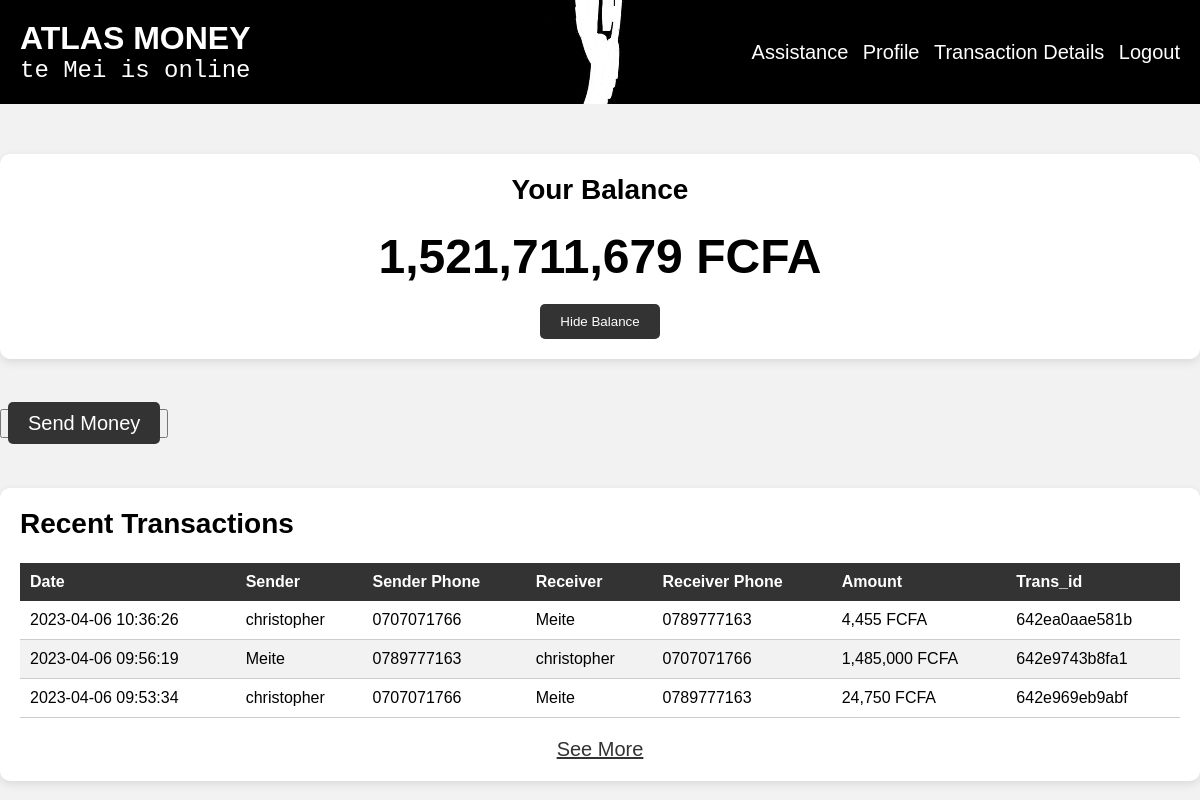
The app's page /atlasmoney.php (signed in) with its own data.
### tables this page shows
CREATE TABLE `atlasin` (
  `id` int(11) UNSIGNED NOT NULL,
  `name` text NOT NULL,
  `email` varchar(100) NOT NULL,
  `phone` varchar(10) NOT NULL,
  `password` int(4) NOT NULL,
  `balance` int(11) NOT NULL
);

CREATE TABLE `transaction` (
  `transaction_id` int(11) NOT NULL,
  `transaction_number` varchar(100) DEFAULT NULL,
  `sender` varchar(111) NOT NULL,
  `receiver` varchar(111) NOT NULL,
  `timestamp` timestamp NOT NULL DEFAULT current_timestamp() ON UPDATE current_timestamp(),
  `amount` int(11) NOT NULL,
  `fees` decimal(10,2) NOT NULL DEFAULT 0.00
);

### atlasmoney.php (the view, shortened to what this page needs)
<?php
if (isset($_SESSION['id']) && isset($_SESSION['phone'])) {
	require_once "db_connect.php";
	$userId = $_SESSION['id'];
	$query = "SELECT balance FROM atlasin WHERE id = '$userId'";
	$result = mysqli_query($conn, $query);
	$balance = mysqli_fetch_assoc($result)['balance'];
	$query = "SELECT t.timestamp, a1.name AS sender_name, a1.phone AS sender_phone, a2.name AS receiver_name, a2.phone AS receiver_phone,(t.amount - t.fees) as amount , t.transaction_number as trans_id
	FROM transaction t
	JOIN atlasin a1 ON t.sender = a1.id
	JOIN atlasin a2 ON t.receiver = a2.id
	WHERE t.sender = '$userId' OR t.receiver = '$userId'
	ORDER BY t.timestamp DESC
	LIMIT 3";
	$result = mysqli_query($conn, $query);
?>
	<!DOCTYPE html>
	<html>
	<head>
		<link rel="stylesheet" type="text/css" href="atlas.css">
	</head>
	<body>
		<header>
			<div class="left-side">
				<h1>
					<span class="ATLAS">ATLAS</span>
					<span class="MONEY">MONEY</span>
				</h1>
				<p id="name">Welcome, <span></span>
				</p>
			</div>
			<div class="right-side">
				<a href="assistance.html">Assistance</a>
				<a href="updateProfile.php">Profile</a>
				<a href="transactionDetail.php">Transaction Details</a>
				<a href="logout.php">Logout</a>
			</div>
		</header>
		<main>
			<div class="container">
				<div class="balance-section">
					<h2>Your Balance</h2>
					<p class="amount"> <?php echo number_format($balance, 0, '', ','); ?> FCFA</p>
					<button id="toggle-balance" onclick="toggleBalance()">Hide Balance</button>
				</div>
				<button class="send-money-button"><a href="SendMoney.php">Send Money</a></button>
				<div class="transactions-section">
					<h2>Recent Transactions</h2>
					<table>
						<thead>
							<tr>
								<th>Date</th>
								<th>Sender</th>
								<th>Sender Phone</th>
								<th>Receiver</th>
								<th>Receiver Phone</th>
								<th>Amount</th>
								<th>Trans_id</th>
							</tr>
						</thead>
						<tbody>
							<?php while ($row = mysqli_fetch_assoc($result)) { ?>
								<tr>
									<td><?php echo $row['timestamp']; ?></td>
									<td><?php echo $row['sender_name']; ?></td>
									<td><?php echo $row['sender_phone']; ?></td>
									<td><?php echo $row['receiver_name']; ?></td>
									<td><?php echo $row['receiver_phone']; ?></td>
									<td><?php echo number_format($row['amount'], 0, '', ','); ?> FCFA</td>
									<td><?php echo $row['trans_id']; ?></td>
                    </tr>
							<?php } ?>
						</tbody>
					</table>
					<a href="transactionDetail.php">See More</a>
				</div>
			</div>
		</main>
	</body>
	</html>
<?php
} else {
	header("Location: index.php");
	exit();
}
?>

### atlas.css (style rules this page uses)
body { margin: 0; padding: 0; font-family: sans-serif; background-color: #f2f2f2; }
header { display: flex; justify-content: space-between; align-items: center; background-color: #000000; color: #fff; padding: 20px; background-image: url("atlas.gif") ; background-size: auto; background-position: center; background-repeat: no-repeat; }
.left-side { display: flex; flex-direction: column; }
.left-side h1 { font-size: 32px; margin: 0; }
.left-side h1 { font-size: 32px; margin: 0; opacity: 0; animation: wordAppear 1s ease forwards, fadeIn 0.5s ease 1s forwards; }
.left-side p { font-size: 18px; margin: 0; }
.left-side p::after { content: " is online"; animation: typing 1s steps(8) 1s forwards; }
.right-side a { color: #fff; text-decoration: none; margin-left: 10px; }
a { font-size: 20px; font-family: 'Franklin Gothic Medium', 'Arial Narrow', Arial, sans-serif; }
.balance-section { background-color: #fff; padding: 20px; margin-top: 50px; text-align: center; border-radius: 10px; box-shadow: 0 3px 10px rgba(0, 0, 0, 0.1); }
.balance-section h2 { font-size: 28px; margin-top: 0; }
.amount { font-size: 48px; font-weight: bold; margin: 20px 0; }
#toggle-balance { background-color: #333; color: #fff; border: none; padding: 10px 20px; border-radius: 5px; cursor: pointer; }
.transactions-section { background-color: #fff; padding: 20px; margin-top: 50px; border-radius: 10px; box-shadow: 0 3px 10px rgba(0, 0, 0, 0.1); }
.transactions-section h2 { font-size: 28px; margin-top: 0; }
table { width: 100%; border-collapse: collapse; }
table th { background-color: #333; color: #fff; padding: 10px; text-align: left; }
table td { border-bottom: 1px solid #ccc; padding: 10px; }
table tr:nth-child(even) { background-color: #f2f2f2; }
.transactions-section a { display: block; text-align: center; margin-top: 20px; color: #333; }
.send-money-button { text-align: center; margin-top: 50px; }
.send-money-button a { background-color: #333; color: #fff; border: none; padding: 10px 20px; border-radius: 5px; text-decoration: none; font-size: 20px; transition: all 0.3s ease; }

### records on screen
atlasin: balance "1,521,711,679"
transaction: timestamp "2023-04-06 10:36:26", atlasin.name "christopher", atlasin.phone "0707071766", atlasin.name "Meite", atlasin.phone "0789777163", amount "4,455", transaction_number "642ea0aae581b"
transaction: timestamp "2023-04-06 09:56:19", atlasin.name "Meite", atlasin.phone "0789777163", atlasin.name "christopher", atlasin.phone "0707071766", amount "1,485,000", transaction_number "642e9743b8fa1"
transaction: timestamp "2023-04-06 09:53:34", atlasin.name "christopher", atlasin.phone "0707071766", atlasin.name "Meite", atlasin.phone "0789777163", amount "24,750", transaction_number "642e969eb9abf"
